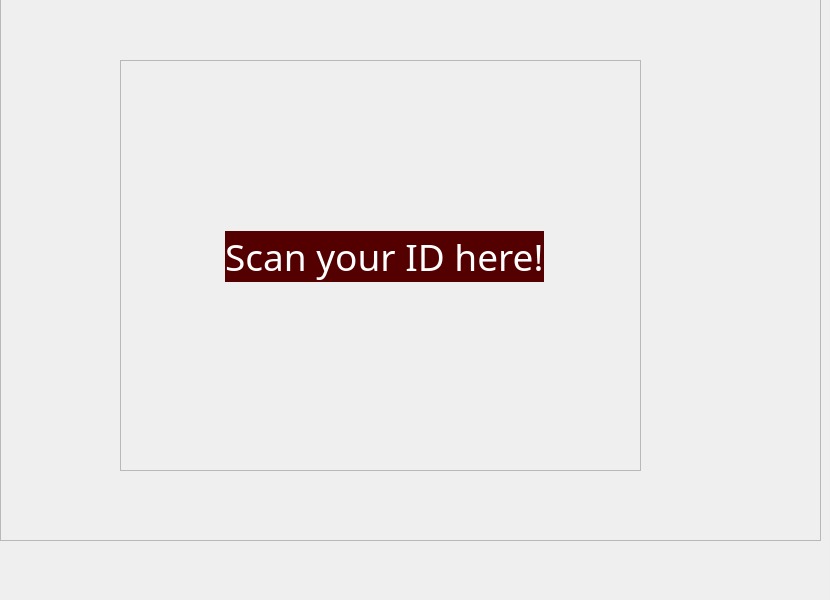
   <widget class="QWidget" name="scanCard">
    <widget class="QFrame" name="frame_15">
     <property name="geometry">
      <rect>
       <x>120</x>
       <y>60</y>
       <width>521</width>
       <height>411</height>
      </rect>
     </property>
     <property name="frameShape">
      <enum>QFrame::StyledPanel</enum>
     </property>
     <property name="frameShadow">
      <enum>QFrame::Raised</enum>
     </property>
     <widget class="QWidget" name="layoutWidget_3">
      <property name="geometry">
       <rect>
        <x>20</x>
        <y>20</y>
        <width>489</width>
        <height>380</height>
       </rect>
      </property>
      <layout class="QGridLayout" name="mainpage">
       <item row="0" column="1">
        <spacer name="verticalSpacer_3">
         <property name="orientation">
          <enum>Qt::Vertical</enum>
         </property>
         <property name="sizeHint" stdset="0">
          <size>
           <width>20</width>
           <height>40</height>
          </size>
         </property>
        </spacer>
       </item>
       <item row="0" column="2">
        <spacer name="verticalSpacer_4">
         <property name="orientation">
          <enum>Qt::Vertical</enum>
         </property>
         <property name="sizeHint" stdset="0">
          <size>
           <width>20</width>
           <height>40</height>
          </size>
         </property>
        </spacer>
       </item>
       <item row="2" column="3">
        <spacer name="horizontalSpacer_2">
         <property name="orientation">
          <enum>Qt::Horizontal</enum>
         </property>
         <property name="sizeHint" stdset="0">
          <size>
           <width>40</width>
           <height>20</height>
          </size>
         </property>
        </spacer>
       </item>
       <item row="2" column="0">
        <spacer name="horizontalSpacer">
         <property name="orientation">
          <enum>Qt::Horizontal</enum>
         </property>
         <property name="sizeHint" stdset="0">
          <size>
           <width>40</width>
           <height>20</height>
          </size>
         </property>
        </spacer>
       </item>
       <item row="2" column="1" rowspan="2" colspan="2">
        <widget class="QLabel" name="scanid">
         <property name="font">
          <font>
           <family>Microsoft JhengHei UI Light</family>
           <pointsize>28</pointsize>
           <weight>50</weight>
           <bold>false</bold>
          </font>
         </property>
         <property name="styleSheet">
          <string notr="true">background-color: rgb(85, 0, 0);
color: rgb(255, 255, 255);</string>
         </property>
         <property name="text">
          <string>Scan your ID here!</string>
         </property>
        </widget>
       </item>
       <item row="4" column="1">
        <spacer name="verticalSpacer">
         <property name="orientation">
          <enum>Qt::Vertical</enum>
         </property>
         <property name="sizeHint" stdset="0">
          <size>
           <width>38</width>
           <height>178</height>
          </size>
         </property>
        </spacer>
       </item>
       <item row="4" column="2">
        <spacer name="verticalSpacer_2">
         <property name="orientation">
          <enum>Qt::Vertical</enum>
         </property>
         <property name="sizeHint" stdset="0">
          <size>
           <width>48</width>
           <height>168</height>
          </size>
         </property>
        </spacer>
       </item>
      </layout>
     </widget>
    </widget>
    <widget class="QFrame" name="frame_32">
     <property name="geometry">
      <rect>
       <x>0</x>
       <y>-50</y>
       <width>821</width>
       <height>591</height>
      </rect>
     </property>
     <property name="styleSheet">
      <string notr="true">border-image: url(:/icons/84239945.jpg);
background-image: url(:/icons/gray transparent.png);</string>
     </property>
     <property name="frameShape">
      <enum>QFrame::StyledPanel</enum>
     </property>
     <property name="frameShadow">
      <enum>QFrame::Raised</enum>
     </property>
    </widget>
    <zorder>frame_32</zorder>
    <zorder>frame_15</zorder>
   </widget>
